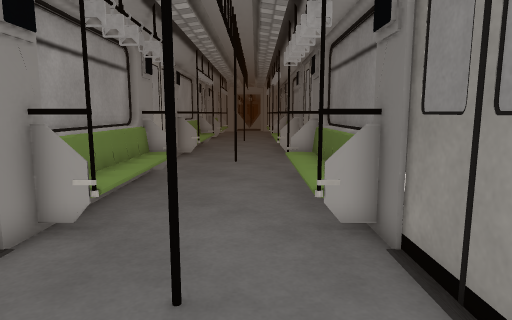
view 1 (above)

12 first-person views from a walk through a Unity game level. The camera is 1.2 m above the floor, tilts 8° down and sees 75° across. The floor is counted in squares, 0.5 m on a side. Each view is taken from the middle of a square. On the plan, view 1 faces up. The plan holds only what a view shows up to about 20 squares ahead; the rest is blank. The place goes on beyond the plan. The player character is not drawn. Some surface patterns are stand-ins.

view 2
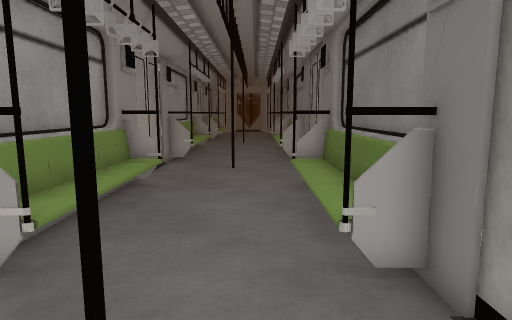

view 3
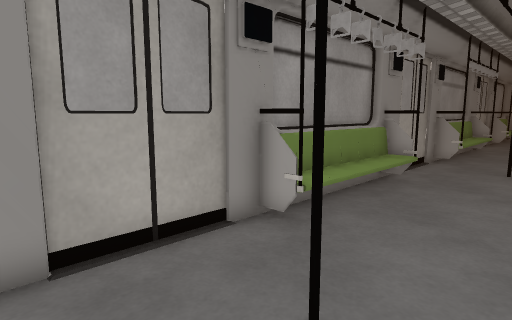

view 4
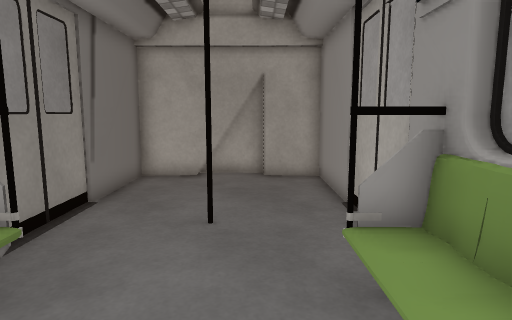

view 5
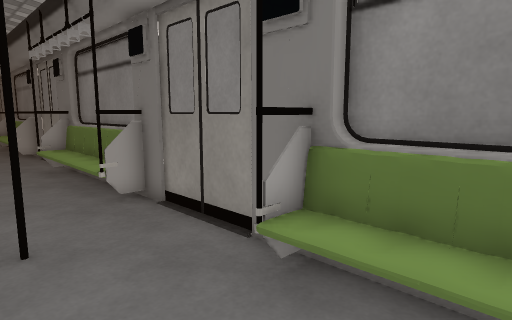

view 6
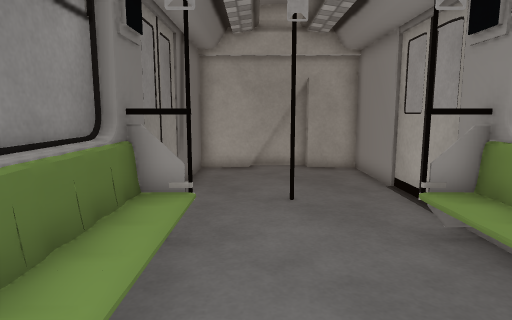

view 7
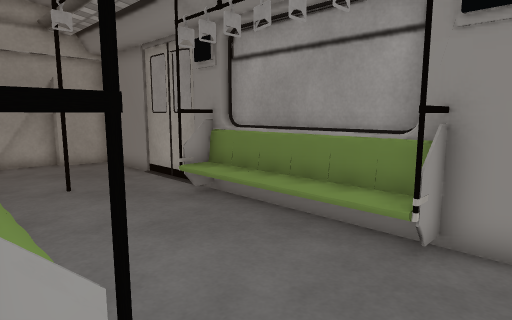

view 8
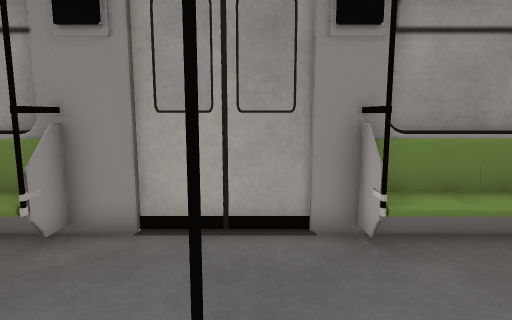

view 9
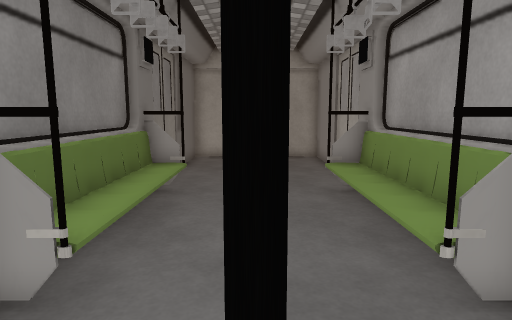

view 10
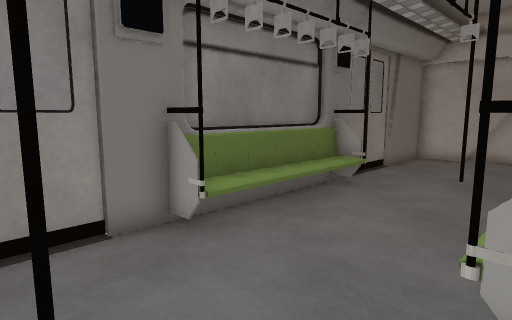

view 11
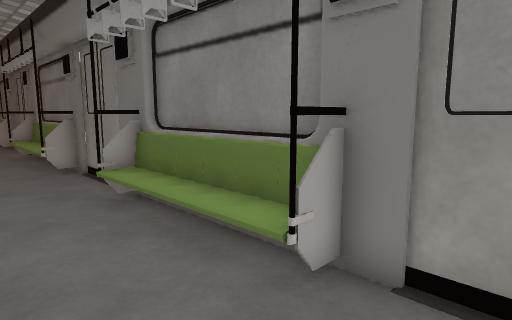

view 12
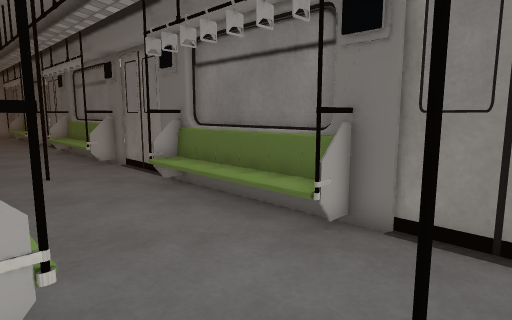

### Floor plan
Points are (right, up) in squares from view 1. A wall is a line through its corners. A room is listed if a view was taken in it or the views show most of it. See-through windows are left out.
Room 1 (views 1, 2, 3, 11, 12)
walls: (2.6, 3.8) (2.7, 4.3); (-4.6, 4.6) (-4.6, -1.9) (2.6, -1.9) (2.6, 9.1); (-2.3, -2.3) (0.1, -2.3); (2.5, 6.6) (1.2, 6.6)
ways out: opening at (-2, 6) to room 2
Room 2 (views 4, 5, 6, 7, 8, 9, 10)
walls: (1.2, 13.2) (2.4, 13.2); (1.1, 12.7) (1.6, 12.7); (1.6, 12.8) (1.1, 12.8); (-3.2, 11.5) (-3.2, 6.6) (-4.5, 6.6); (-4.4, 13.2) (-4.5, 10.5); (-4.5, 14.4) (-4.5, 13.9); (-4.5, 13.2) (-3.2, 13.2) (-4.3, 13.2) (-4.6, 12.5); (2.3, 12.5) (2.3, 13.2); (2.6, 12.5) (2.4, 13) (2.5, 14.5); (-4.8, 12.7) (-4.8, 9.9); (2.7, 16) (2.6, 16.5); (-4.6, 16.8) (-4.5, 16.3); (2.6, 9.9) (2.6, 19.5); (-3.2, 19) (-4.5, 19); (2.8, 9.9) (2.8, 12.8); (2.8, 18.5) (2.8, 19.1); (-4.6, 9.1) (-4.6, 4.6); (2.5, 19) (1.3, 19); (-3.1, 8) (-3.2, 6.6); (-4.6, 20) (-4.4, 19.4); (2.8, 19.9) (2.8, 21.5); (-4.3, 20.5) (-4.4, 19.1); (1.2, 6.6) (1.1, 8); (1.2, 6.6) (1.3, 7.3); (1.2, 6.6) (1.2, 11.5); (-4.6, 21.5) (-4.6, 9.9); (-4.8, 21.5) (-4.8, 19.6)
low walls: (-4.2, 13.2) (-4.2, 12.5); (-4.3, 12.6) (-4.3, 11.9); (-4.2, 12.3) (-4.3, 11); (-4.4, 12.7) (-4.5, 12.3) (-4.5, 12.1); (-4.3, 12.1) (-4.3, 11.6); (2.5, 12.3) (2.4, 12.8); (2.3, 11.9) (2.3, 12.5); (-4.5, 11.4) (-4.4, 10.9); (2.2, 10.8) (2.3, 11.5); (2.3, 10.5) (2.3, 12.4); (-4.4, 20.7) (-4.3, 20); (-3.2, 21.3) (-3.2, 20.5)
ways out: opening at (-2, 6) to room 1

Positions as (right, up) in squares from view 1, and headings:
1: (0, 0), facing up
2: (0, 2), facing up
3: (1, 1), facing up-left
4: (-2, 11), facing down
5: (-2, 10), facing up-right
6: (0, 13), facing down
7: (2, 15), facing down-left
8: (2, 17), facing left
9: (-1, 17), facing down
10: (-4, 17), facing down-right
11: (-2, 4), facing up-right
12: (-4, 3), facing up-right
